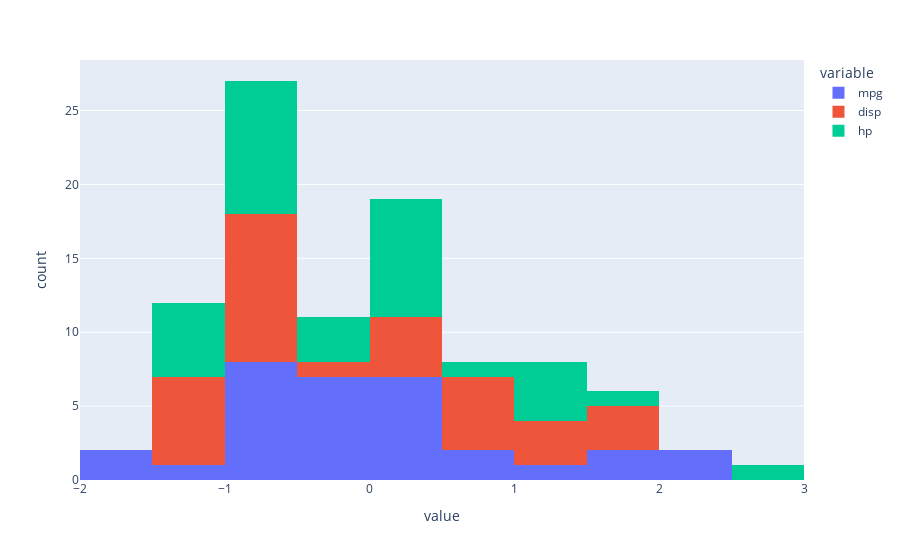

The code cell stored with this chart in its notebook:
### Code cell
subset = cars[['mpg', 'disp', 'hp']]
cars_std = StandardScaler().fit_transform(subset)
cars_std_df =pd.DataFrame(cars_std)
cars_std_df.columns=['mpg','disp','hp']
cars_std_df.plot(kind='histogram')

### Figure 1 — Plotly figure (JSON) as saved in the notebook; plotly's stock layout.template omitted (floating-point values rounded to 4 significant figures)
{"data": [{"alignmentgroup": "True", "bingroup": "x", "hovertemplate": "variable=mpg<br>value=%{x}<br>count=%{y}<extra></extra>", "legendgroup": "mpg", "marker": {"color": "#636efa", "pattern": {"shape": ""}}, "name": "mpg", "offsetgroup": "mpg", "orientation": "v", "showlegend": true, "type": "histogram", "x": [0.1533, 0.1533, 0.4567, 0.2207, -0.2344, -0.3356, -0.9762, 0.7265, 0.4567, -0.1501, -0.3861, -0.6222, -0.4704, -0.8244, -1.634, -1.634, -0.9087, 2.075, 1.738, 2.328, 0.2376, -0.7739, -0.8244, -1.145, -0.1501, 1.215, 0.9962, 1.738, -0.7233, -0.06585, -0.8582, 0.2207], "xaxis": "x", "yaxis": "y"}, {"alignmentgroup": "True", "bingroup": "x", "hovertemplate": "variable=disp<br>value=%{x}<br>count=%{y}<extra></extra>", "legendgroup": "disp", "marker": {"color": "#EF553B", "pattern": {"shape": ""}}, "name": "disp", "offsetgroup": "disp", "orientation": "v", "showlegend": true, "type": "histogram", "x": [-0.5798, -0.5798, -1.006, 0.2236, 1.06, -0.04691, 1.06, -0.6888, -0.7371, -0.5174, -0.5174, 0.3695, 0.3695, 0.3695, 1.978, 1.88, 1.716, -1.246, -1.271, -1.309, -0.9068, 0.7155, 0.6007, 0.9778, 1.388, -1.244, -0.9052, -1.112, 0.986, -0.7027, 0.5761, -0.8995], "xaxis": "x", "yaxis": "y"}, {"alignmentgroup": "True", "bingroup": "x", "hovertemplate": "variable=hp<br>value=%{x}<br>count=%{y}<extra></extra>", "legendgroup": "hp", "marker": {"color": "#00cc96", "pattern": {"shape": ""}}, "name": "hp", "offsetgroup": "hp", "orientation": "v", "showlegend": true, "type": "histogram", "x": [-0.5437, -0.5437, -0.7956, -0.5437, 0.4195, -0.6177, 1.457, -1.255, -0.7659, -0.351, -0.351, 0.4936, 0.4936, 0.4936, 0.8641, 1.012, 1.235, -1.196, -1.403, -1.21, -0.7363, 0.04909, 0.04909, 1.457, 0.4195, -1.196, -0.8252, -0.4992, 1.738, 0.4195, 2.791, -0.5585], "xaxis": "x", "yaxis": "y"}], "layout": {"barmode": "relative", "legend": {"title": {"text": "variable"}, "tracegroupgap": 0}, "margin": {"t": 60}, "xaxis": {"anchor": "y", "domain": [0, 1], "title": {"text": "value"}}, "yaxis": {"anchor": "x", "domain": [0, 1], "title": {"text": "count"}}}}
